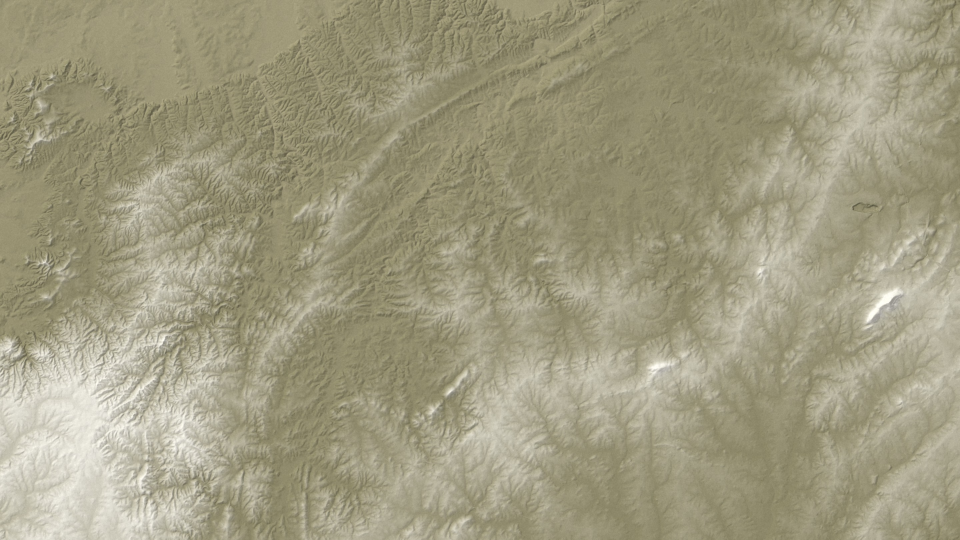
#> input picture cleburne/assets/pickett.jpg, 2880 x 1620 px (shown at 1/3 size)
$ python make_thumb_study.py ../../cleburne/assets/pickett.jpg
#> lines starting #> are read from the running program, lines starting #| are printed output that depends on the picture
"""Thumbnail test set from research/competitors_top20/SUMMARY.md ('What this means for us' item 1):
B = our own map frame, ONE named place big + ONE arrow (HistoryMarche 'HATTIN, 1187' / Eastory pattern);
C = archive picture with NO text and ONE circled detail (Dark Docs / Felton pattern). A = the close-up face set (make_thumb_face.py).
usage: python3 tools/make_thumb_study.py RING_FRAME.png"""
import sys, math
from PIL import Image, ImageDraw, ImageFont, ImageEnhance, ImageFilter
W, H = 1280, 720; F = "tools/oswald-latin-700-normal.ttf"
# ---- B: map + place name + one arrow
fr = Image.open(sys.argv[1]).convert("RGB").crop((260, 236, 260 + 1500, 236 + 844)).resize((W, H), Image.LANCZOS)
fr = ImageEnhance.Contrast(ImageEnhance.Color(fr).enhance(1.15)).enhance(1.1).convert("RGBA")
#> fr: PIL image 1280x720 RGBA
ov = Image.new("RGBA", (W, H), (0, 0, 0, 0)); d = ImageDraw.Draw(ov)
for i in range(170): d.line([(0, i), (W, i)], fill=(0, 0, 0, int(150 * (1 - i / 170))))      # dark top band for the title
fr = Image.alpha_composite(fr, ov)
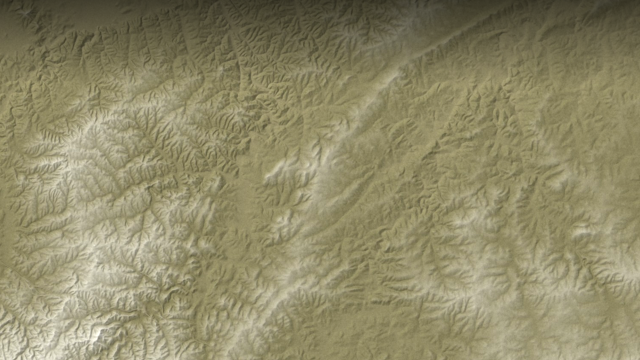
#> fr: PIL image 1280x720 RGBA (shown at 1/2 size); mean R, G, B, A 142.9, 137.2, 103.8, 255
# one big white arrow sweeping round the south of the town (the ring closing)
arr = Image.new("RGBA", (W * 2, H * 2), (0, 0, 0, 0)); a = ImageDraw.Draw(arr)
cx, cy, rx, ry = 1180, 560, 840, 690; pts = [(cx + rx * math.cos(math.radians(t)), cy + ry * math.sin(math.radians(t))) for t in range(165, 52, -2)]
a.line(pts, fill=(255, 255, 255, 240), width=58, joint="curve")
x1, y1 = pts[-1]; x0, y0 = pts[-4]; ang = math.atan2(y1 - y0, x1 - x0)
#> after `x1, y1 = pts[-1]`: x1 = 1685.5; y1 = 1111.1
#> after `x0, y0 = pts[-4]`: x0 = 1612.6; y0 = 1151.4
#> after `ang = math.atan2(y1 - y0, x1 - x0)`: ang = -0.506
tip = (x1 + 95 * math.cos(ang), y1 + 95 * math.sin(ang)); l = (x1 + 70 * math.cos(ang + 1.9), y1 + 70 * math.sin(ang + 1.9)); r = (x1 + 70 * math.cos(ang - 1.9), y1 + 70 * math.sin(ang - 1.9))
#> after `tip = (x1 + 95 * math.cos(ang), y1 + 95 * math.sin(ang))`: tip = (1768.6, 1065)
#> after `l = (x1 + 70 * math.cos(ang + 1.9), y1 + 70 * math.sin(ang + 1.9))`: l = (1697.8, 1180)
#> after `r = (x1 + 70 * math.cos(ang - 1.9), y1 + 70 * math.sin(ang - 1.9))`: r = (1633.6, 1064.1)
a.polygon([tip, l, r], fill=(255, 255, 255, 240))
arr = arr.resize((W, H), Image.LANCZOS)
#> arr: PIL image 1280x720 RGBA
sh = arr.copy(); sh.putalpha(arr.split()[3].filter(ImageFilter.GaussianBlur(6)).point(lambda v: int(v * 0.55))); sh = Image.composite(Image.new("RGBA", (W, H), (0, 0, 0, 255)), Image.new("RGBA", (W, H), (0, 0, 0, 0)), sh.split()[3])
#> after `sh.putalpha(arr.split()[3].filter(ImageFilter.GaussianBlur(6)).point(l`:
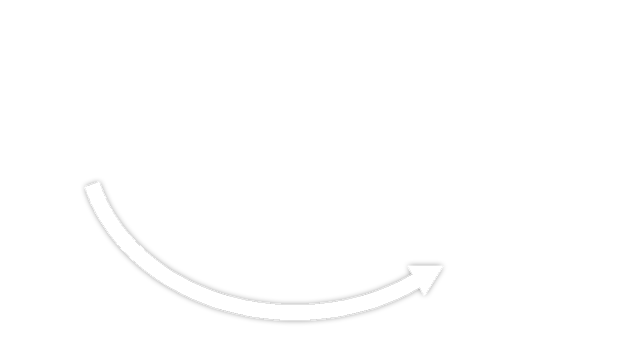
#> sh: PIL image 1280x720 RGBA (shown at 1/2 size); mean R, G, B, A 7.4, 7.4, 7.4, 3.4; transparent parts drawn white
#> after `sh = Image.composite(Image.new('RGBA', (W, H), (0, 0, 0, 255)), Image.`:
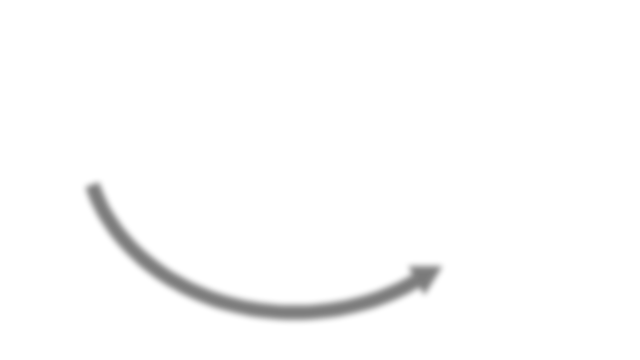
#> sh: PIL image 1280x720 RGBA (shown at 1/2 size); mean R, G, B, A 0, 0, 0, 3.4; transparent parts drawn white
fr.alpha_composite(sh, (4, 6)); fr.alpha_composite(arr)
#> after `fr.alpha_composite(arr)`:
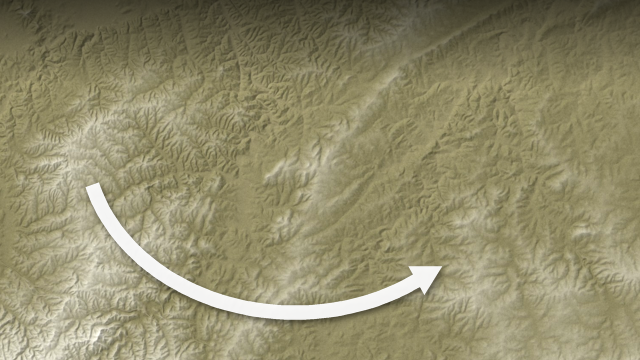
#> fr: PIL image 1280x720 RGBA (shown at 1/2 size); mean R, G, B, A 144.8, 139.3, 106.8, 255
d = ImageDraw.Draw(fr); f = ImageFont.truetype(F, 112)
d.text((W / 2, 22), "YORKTOWN, 1781", font=f, fill=(255, 255, 255), anchor="ma", stroke_width=6, stroke_fill=(10, 8, 6))
fs = ImageFont.truetype(F, 44); t = "THE TRAP"; tw = d.textlength(t, font=fs)
#> after `tw = d.textlength(t, font=fs)`: tw = 214
d.rectangle([W / 2 - tw / 2 - 22, 158, W / 2 + tw / 2 + 22, 214], fill=(196, 22, 28)); d.text((W / 2, 160), t, font=fs, fill=(255, 255, 255), anchor="ma")
fr.convert("RGB").save("youtube/thumb/yorktown-thumbS-B_MAP.jpg", quality=94)
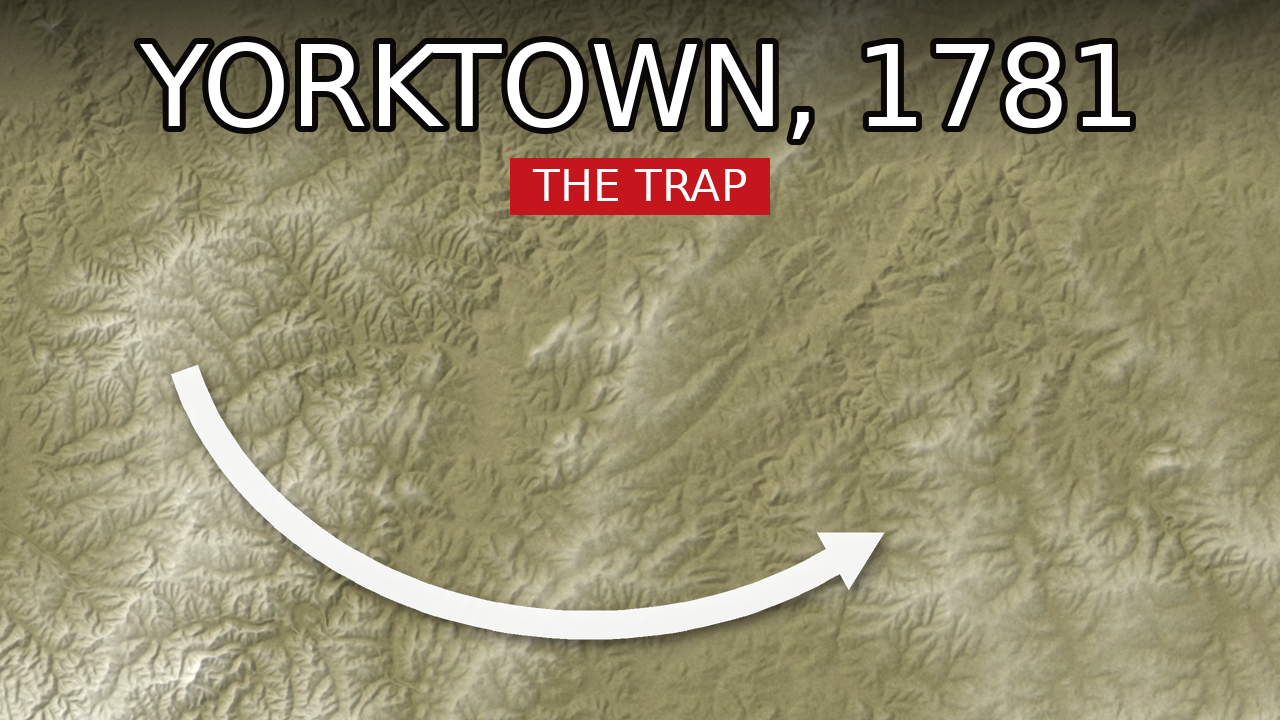
#> saved as yorktown-thumbS-B_MAP.jpg: PIL image 1280x720 RGB; mean R, G, B 146.7, 139.1, 108.9
# ---- C: Trumbull, no text, one red circle on the British officer who surrendered the sword (Cornwallis stayed away)
#> (the run stopped early here; a loop or call above may not have finished)

$ run again, on cleburne/assets/ringgold_hd_lift_plain.jpg
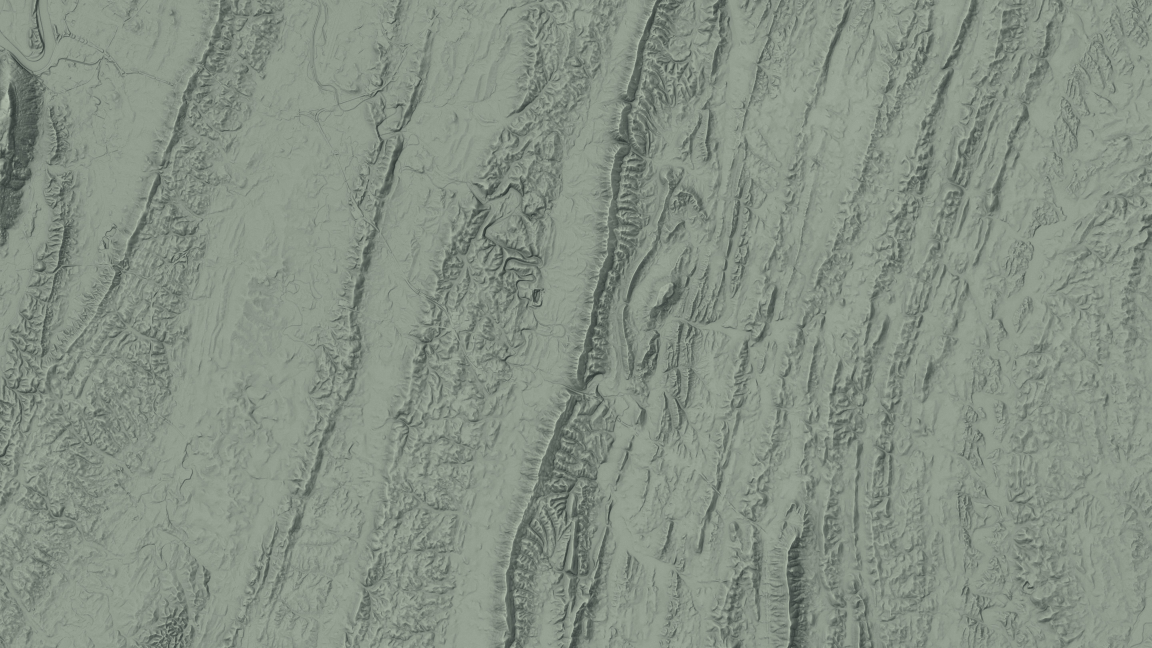
#> input picture cleburne/assets/ringgold_hd_lift_plain.jpg, 5760 x 3240 px (shown at 1/5 size)
#> ov: PIL image 1280x720 RGBA; every value is 0
#> x1 = 1685.5; y1 = 1111.1
#> x0 = 1612.6; y0 = 1151.4
#> ang = -0.506
#> tip = (1768.6, 1065)
#> l = (1697.8, 1180)
#> r = (1633.6, 1064.1)
#> `fr.alpha_composite(arr)`:
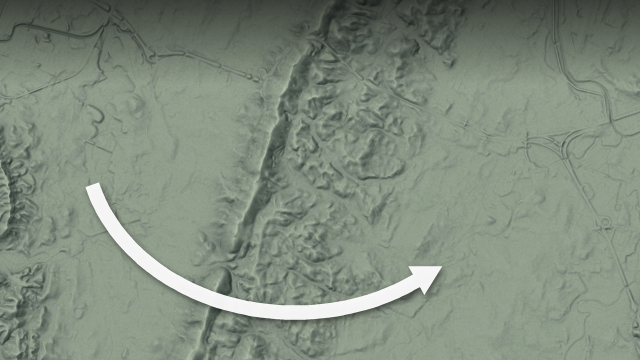
#> fr: PIL image 1280x720 RGBA (shown at 1/2 size); mean R, G, B, A 128.1, 139.6, 125.2, 255
#> tw = 214
#> `fr.convert("RGB").save("youtube/thumb/yorktown-thumbS-B_MAP.jpg", qual..`:
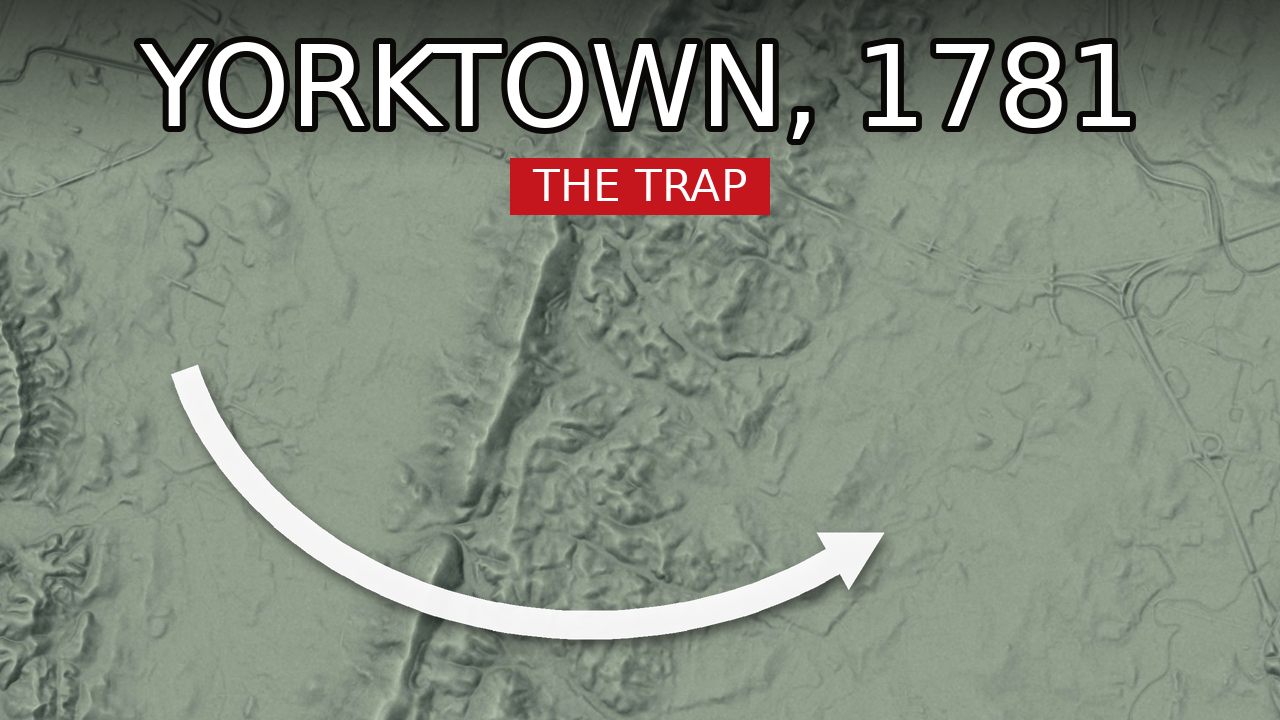
#> saved as yorktown-thumbS-B_MAP.jpg: PIL image 1280x720 RGB; mean R, G, B 131.1, 139.4, 125.8

$ run again, on cleburne/assets/tunnel_hd_lift_plain.jpg
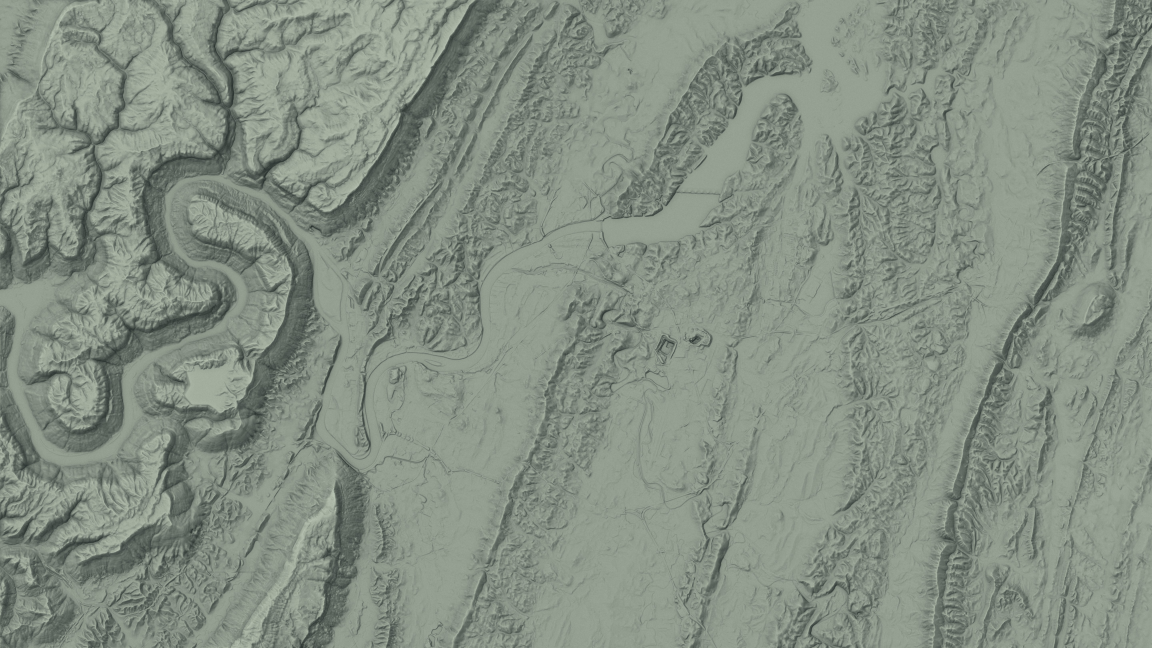
#> input picture cleburne/assets/tunnel_hd_lift_plain.jpg, 5760 x 3240 px (shown at 1/5 size)
#> ov: PIL image 1280x720 RGBA; every value is 0
#> x1 = 1685.5; y1 = 1111.1
#> x0 = 1612.6; y0 = 1151.4
#> ang = -0.506
#> tip = (1768.6, 1065)
#> l = (1697.8, 1180)
#> r = (1633.6, 1064.1)
#> `fr.alpha_composite(arr)`:
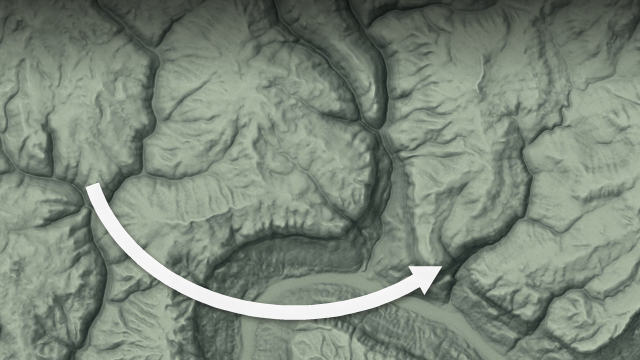
#> fr: PIL image 1280x720 RGBA (shown at 1/2 size); mean R, G, B, A 124, 135.4, 121.8, 255
#> tw = 214
#> `fr.convert("RGB").save("youtube/thumb/yorktown-thumbS-B_MAP.jpg", qual..`:
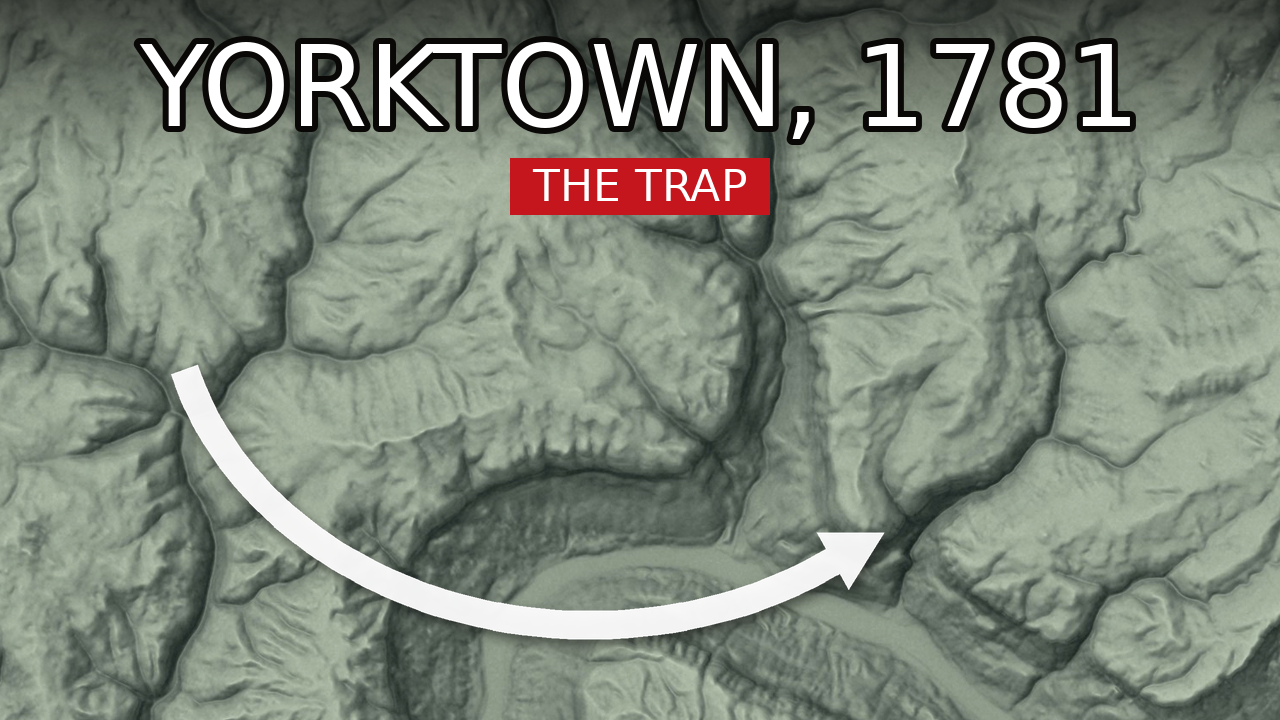
#> saved as yorktown-thumbS-B_MAP.jpg: PIL image 1280x720 RGB; mean R, G, B 126.8, 135, 122.3
